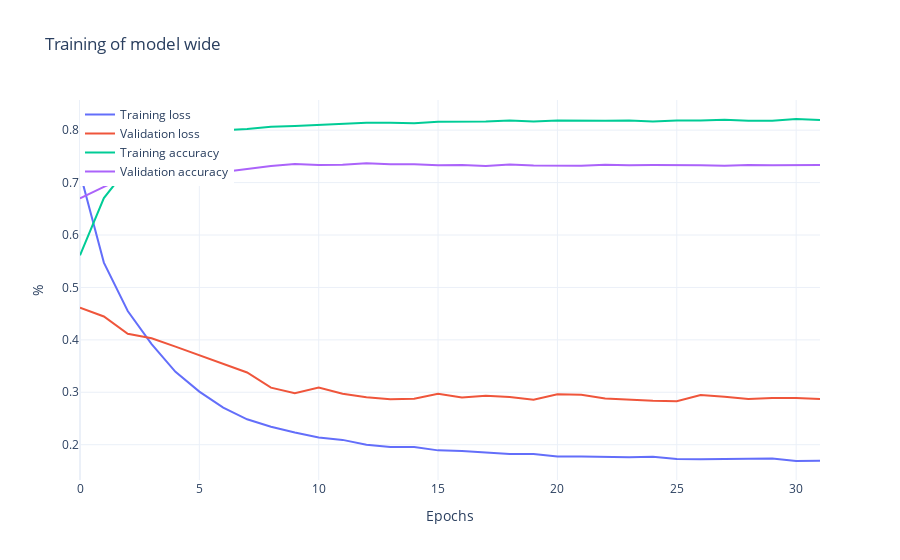

Here is the notebook cell this chart was saved with:
### Code cell
# Plot the training and validation loss
rst.plot_history(history_wide, "wide")
